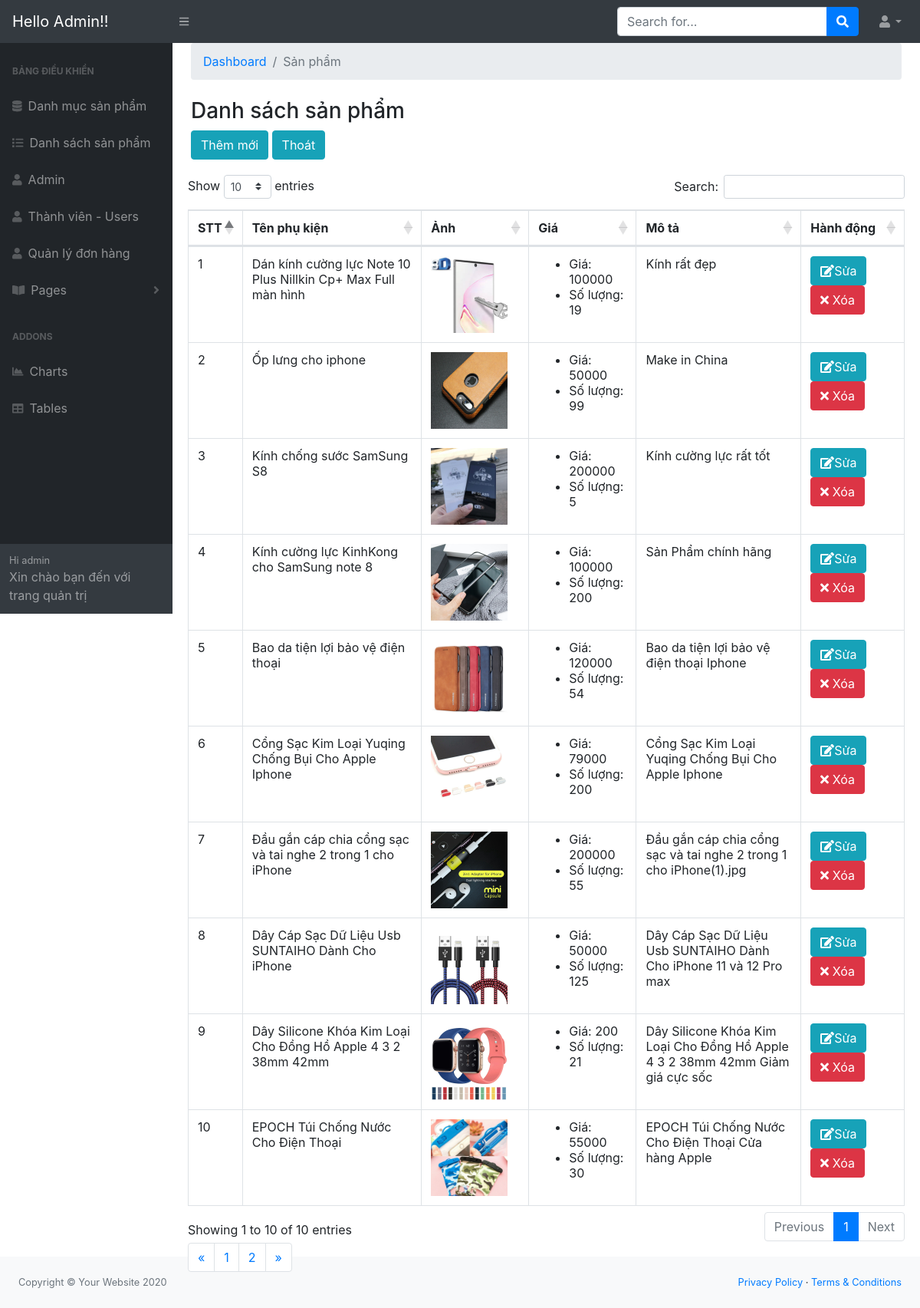
The app's page /admin/modules/product/index.php, older data.
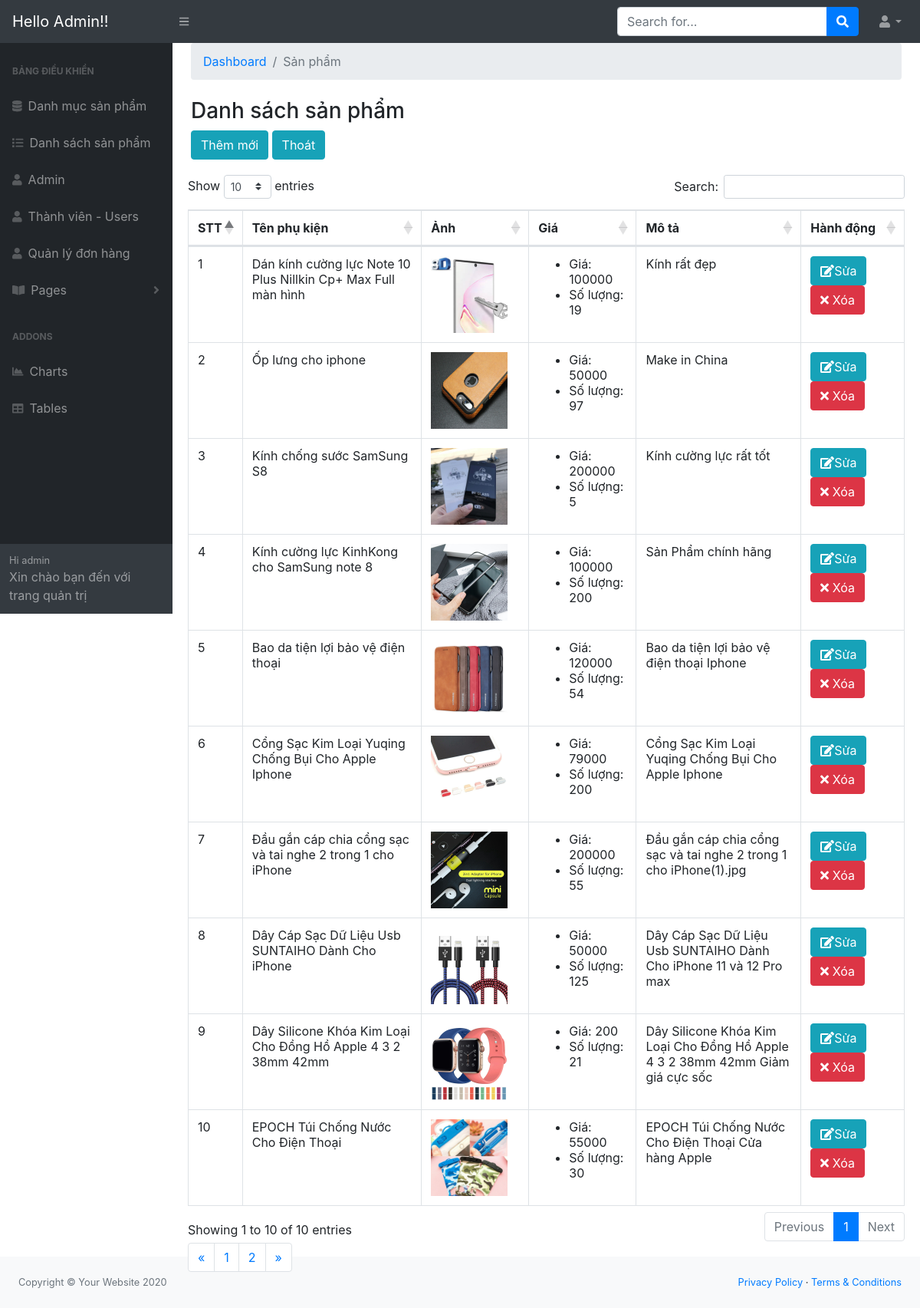
The same page, newer data.
### tables this page shows
CREATE TABLE `product` (
  `id` int(11) NOT NULL,
  `name` varchar(100) DEFAULT NULL,
  `slug` varchar(100) DEFAULT NULL,
  `price` int(11) DEFAULT NULL,
  `number` int(11) DEFAULT 0,
  `sale` int(11) DEFAULT 0,
  `thunbar` varchar(100) DEFAULT NULL,
  `category_id` int(11) DEFAULT NULL,
  `mota` text DEFAULT NULL,
  `like_pro` int(11) DEFAULT 0,
  `view` int(11) DEFAULT 0,
  `hot` int(11) DEFAULT 0,
  `pay` int(5) DEFAULT 0,
  `created_pro` timestamp NOT NULL DEFAULT current_timestamp() ON UPDATE current_timestamp(),
  `update_pro` timestamp NOT NULL DEFAULT current_timestamp() ON UPDATE current_timestamp()
);

### libraries/Database.php (called while the page is built, shortened)
<?php
    class Database
    {
        public $link;
        public function __construct()
        {
            $this->link = mysqli_connect("localhost","root","","btl") or die ();
            mysqli_set_charset($this->link,"utf8");
        }
        public function countTable($table)
        {
            $sql = "SELECT id FROM  {$table}";
            $result = mysqli_query($this->link, $sql) or die("Lỗi Truy Vấn countTable----" .mysqli_error($this->link));
            $num = mysqli_num_rows($result);
            return $num;
        }
         public  function fetchJone($table,$sql ,$page = 0,$row ,$pagi = false )
        {
            $data = [];
            $result = mysqli_query($this->link,$sql);
            if ($pagi == true )
            {
                $total = $this->countTable($table);
                $sotrang = ceil($total / $row);
                $start = ($page - 1 ) * $row ;
                $sql .= " LIMIT $start,$row";
                $data = [ "page" => $sotrang];
                $result = mysqli_query($this->link,$sql) or die("Lỗi truy vấn fetchJone ---- " .mysqli_error($this->link));
            }
            else
            {
                $result = mysqli_query($this->link,$sql) or die("Lỗi truy vấn fetchJone ---- " .mysqli_error($this->link));
            }
            if( $result)
            {
                while ($num = mysqli_fetch_assoc($result))
                {
                    $data[] = $num;
                }
            }
            return $data;
        }
    }
?>

### admin/autoload/autoload.php (called while the page is built, shortened)
<?php
    require_once __DIR__. "/../../libraries/Database.php";
    $db = new Database;
?>

### admin/modules/product/index.php (the view, shortened to what this page needs)
<?php
    require_once __DIR__. "/../../autoload/autoload.php";
    if(isset($_GET['page']))
    {
        $p= $_GET['page'];
    }
    else
    {
        $p=1;
    }
    $sql= "SELECT product.*,category.name as namecate FROM product
    LEFT JOIN category on category.id = product.category_id ";
    $product=$db->fetchJone('product',$sql,$p,10,true);
    if(isset($product['page']))
    {
        $sotrang = $product['page'];
        unset($product['page']);
    }
?>
<?php require_once __DIR__. "/../../layouts/header.php";?>
            <div id="layoutSidenav_content">
                <main>
                    <div class="container-fluid">
                        <ol class="breadcrumb mb-4">
                            <li class="breadcrumb-item active"><a href="/websitephukien/admin/index.php">Dashboard</a></li>
                            <li class="breadcrumb-item active">Sản phẩm</li>
                        </ol>
                        <h3>Danh sách sản phẩm</h3>
                       <a href="add.php" class="btn btn-info">Thêm mới</a>
                       <a href="/website_phukien/admin/index.php" class="btn btn-info">Thoát</a>
                        </div>
                        <div class="card-body">
                            <div class="table-responsive">
                                    <table class="table table-bordered" id="dataTable" style="width:100%;height:300px"" cellspacing="0">
                                        <thead>
                                            <tr>
                                                <th>STT</th>
                                                <th>Tên phụ kiện</th>
                                                <th>Ảnh</th>
                                                <th>Giá</th>
                                                <th>Mô tả</th>
                                                <th>Hành động</th>
                                            </tr>
                                        </thead>
                                        <tbody>
                                            <?php
                                            $stt=1;
                                            foreach($product as $item): ?>
                                            <tr>
                                                <td style="width:5%;"><?php echo $stt ?></td>
                                                <td style="width:25%;"><?php echo $item['name'] ?></td>
                                                <td style="width:15%;">
                                                <img src="images/<?php echo $item['thunbar'] ?>" width="100px" height="100px">
                                                </td>
                                                <td style="width:15%;">
                                                    <ul>
                                                        <li> Giá: <?php echo $item['price'] ?> </li>
                                                        <li> Số lượng: <?php echo $item['number'] ?> </li>
                                                    </ul>
                                                </td>
                                                <td style="width:23%;"><?php echo $item['mota'] ?></td>
                                                <td>
                                                    <a class="btn btn-xs btn-info" href="edit.php?id=<?php echo $item['id'] ?>">
                                                    <i class="fa fa-edit"></i>Sửa</a>
                                                    <a class="btn btn-xs btn-danger" href="delete.php?id=<?php echo $item['id'] ?>">
                                                    <i class="fa fa-times"></i>
                                                    Xóa</a>
                                                </td>
                                            </tr>
                                            <?php $stt++;endforeach ?>
                                        </tbody>
                                    </table>
                                <div class="pull-right">
                                    <nav aria-label="Page navigation example" >
                                        <ul class="pagination">
                                            <li class="page-item">
                                                <a href="" aria-label="Previous" class="page-link">
                                                    <span aria-hidden="true">&laquo;</span>
                                                </a>
                                            </li>
                                            <?php for( $i=1 ; $i<=$sotrang ; $i++ ): ?>
                                             <?php
                                                if(isset($_GET['page']))
                                                {
                                                    $p=$_GET['page'];
                                                }
                                                else
                                                {
                                                    $p=1;
                                                } ?>
                                                <li class="<?php echo ($i == $p)? 'active' : '' ?>">
                                                <a href="?page=<?php echo $i ; ?>" class="page-link"><?php echo $i; echo "  ";  ?></a>
                                            <?php endfor; ?>
                                            </li>
                                            <li class="page-item">
                                            <a href="" aria-label="Next" class="page-link">
                                                    <span aria-hidden="true">&raquo;</span>
                                                </a>
                                            </li>
                                        </ul>
                                    </nav>
                                    </div>
                                </div>
                            </div>
                        </div>
                    </div>
<?php require_once __DIR__. "/../../layouts/footer.php";?>

### admin/layouts/header.php (shortened to what this page needs)
<html lang="en">
    <head>
        <link href="public/css/styles.css" rel="stylesheet" />
        <link href="https://cdn.datatables.net/1.10.20/css/dataTables.bootstrap4.min.css" rel="stylesheet" />
    </head>
    <body class="sb-nav-fixed">
        <nav class="sb-topnav navbar navbar-expand navbar-dark bg-dark">
            <a class="navbar-brand" href="/website_phukien/admin/index.php">Hello Admin!!</a>
            <button class="btn btn-link btn-sm order-1 order-lg-0" id="sidebarToggle" href="#"><i class="fas fa-bars"></i></button>
            <form class="d-none d-md-inline-block form-inline ml-auto mr-0 mr-md-3 my-2 my-md-0">
                <div class="input-group">
                    <input class="form-control" type="text" placeholder="Search for..." aria-label="Search" aria-describedby="basic-addon2" />
                    <div class="input-group-append">
                        <button class="btn btn-primary" type="button"><i class="fas fa-search"></i></button>
                    </div>
                </div>
            </form>
            <ul class="navbar-nav ml-auto ml-md-0">
                <li class="nav-item dropdown">
                    <a class="nav-link dropdown-toggle" id="userDropdown" href="#" role="button" data-toggle="dropdown" aria-haspopup="true" aria-expanded="false"><i class="fas fa-user fa-fw"></i></a>
                </li>
            </ul>
        </nav>
        <div id="layoutSidenav">
            <div id="layoutSidenav_nav">
                <nav class="sb-sidenav accordion sb-sidenav-dark" id="sidenavAccordion">
                    <div class="sb-sidenav-menu">
                        <div class="nav">
                            <div class="sb-sidenav-menu-heading">Bảng điều khiển</div>
                            <a class="nav-link" href="/websitephukien/admin/modules/category/index.php">
                                <div class="sb-nav-link-icon"><i class="fas fa-database"></i></div>
                                Danh mục sản phẩm
                            </a>
                            <a class="nav-link" href="/websitephukien/admin/modules/product/index.php">
                                <div class="sb-nav-link-icon"><i class="fas fa-list"></i></div>
                                Danh sách sản phẩm
                            </a>
                            <a class="nav-link" href="/websitephukien/admin/modules/admin/index.php">
                                <div class="sb-nav-link-icon"><i class="fas fa-user"></i></div>
                                Admin
                            </a>
                            <a class="nav-link" href="/websitephukien/admin/modules/user/index.php">
                                <div class="sb-nav-link-icon"><i class="fas fa-user"></i></div>
                                Thành viên - Users
                            </a>
                            <a class="nav-link" href="/websitephukien/admin/modules/hoadon/index.php">
                                <div class="sb-nav-link-icon"><i class="fas fa-user"></i></div>
                                Quản lý đơn hàng
                            </a>
                            <a class="nav-link collapsed" href="#" data-toggle="collapse" data-target="#collapsePages" aria-expanded="false" aria-controls="collapsePages">
                                <div class="sb-nav-link-icon"><i class="fas fa-book-open"></i></div>
                                Pages
                                <div class="sb-sidenav-collapse-arrow"><i class="fas fa-angle-down"></i></div>
                            </a>
                            <div class="sb-sidenav-menu-heading">Addons</div>
                            <a class="nav-link" href="charts.html">
                                <div class="sb-nav-link-icon"><i class="fas fa-chart-area"></i></div>
                                Charts
                            </a>
                            <a class="nav-link" href="tables.html">
                                <div class="sb-nav-link-icon"><i class="fas fa-table"></i></div>
                                Tables
                            </a>
                        </div>
                    </div>
                    <div class="sb-sidenav-footer">
                        <div class="small">Hi admin</div>
                        Xin chào bạn đến với trang quản trị
                    </div>
                </nav>
            </div>

### admin/layouts/footer.php (shortened to what this page needs)
                <footer class="py-4 bg-light mt-auto">
                    <div class="container-fluid">
                        <div class="d-flex align-items-center justify-content-between small">
                            <div class="text-muted">Copyright &copy; Your Website 2020</div>
                            <div>
                                <a href="#">Privacy Policy</a>
                                &middot;
                                <a href="#">Terms &amp; Conditions</a>
                            </div>
                        </div>
                    </div>
                </footer>
    </body>
</html>

Row changes from the older to the newer data that the page shows:
changed product "Ốp lưng cho iphone": number "99" → "97"
